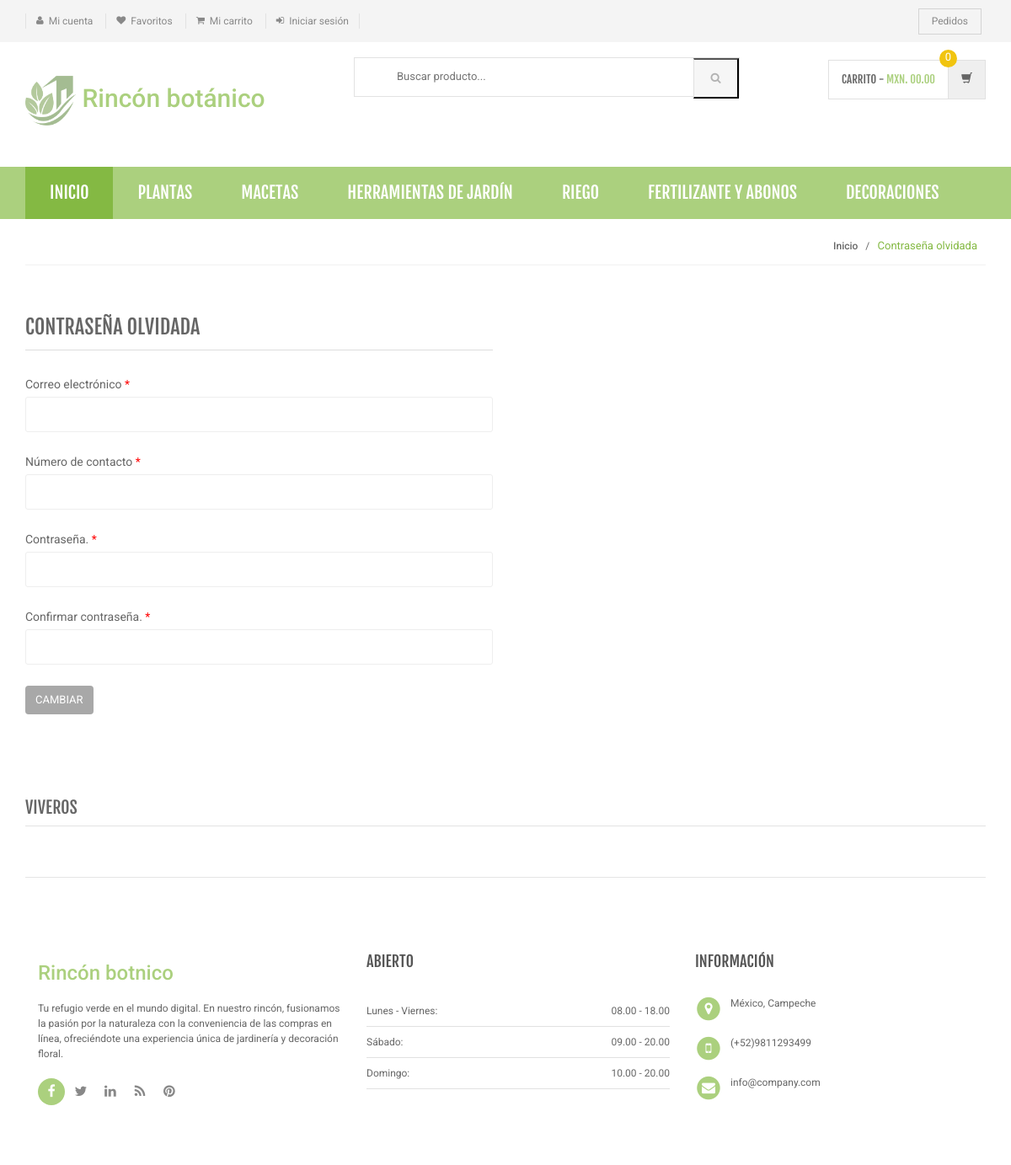
/forgot-password.php, run on the app's committed database.
### tables this page shows
CREATE TABLE `category` (
  `id` int(11) NOT NULL,
  `categoryName` varchar(255) DEFAULT NULL,
  `categoryDescription` longtext DEFAULT NULL,
  `creationDate` timestamp NOT NULL DEFAULT current_timestamp(),
  `updationDate` varchar(255) DEFAULT NULL
);

### includes/menu-bar.php (the view, shortened to what this page needs)
<div class="header-nav animate-dropdown">
    <div class="container">
        <div class="yamm navbar navbar-default" role="navigation">
            <div class="nav-bg-class">
                <div class="navbar-collapse collapse" id="mc-horizontal-menu-collapse">
	<div class="nav-outer">
		<ul class="nav navbar-nav">
			<li class="active dropdown yamm-fw">
				<a href="index.php" data-hover="dropdown" class="dropdown-toggle">Inicio</a>
			</li>
              <?php $sql=mysqli_query($con,"select id,categoryName  from category limit 6");
while($row=mysqli_fetch_array($sql))
{
    ?>
			<li class="dropdown yamm">
				<a href="category.php?cid=<?php echo $row['id'];?>"> <?php echo $row['categoryName'];?></a>
			</li>
			<?php } ?>
		</ul>
		<div class="clearfix"></div>
	</div>
</div>
            </div>
        </div>
    </div>
</div>

### assets/css/green.css (style rules this page uses)
a { color: #abd07e; }
.header-style-1 .header-nav { background: #abd07e; }
.cnt-home .header-style-1 .header-nav .navbar .navbar-nav > li.active { background: #84b943; }

### assets/css/lightbox.css (style rules this page uses)
body:after { content: url(../images/close.png) url(../images/loading.gif) url(../images/prev.png) url(../images/next.png); display: none; }

### assets/css/blue.css (style rules this page uses)
a { color: #3498db; }
.header-style-1 .header-nav { background: #3498db; }
.cnt-home .header-style-1 .header-nav .navbar .navbar-nav > li.active { background: #1d6ca1; }

### assets/css/red.css (style rules this page uses)
a { color: #ff6c6c; }
.header-style-1 .header-nav { background: #ff6c6c; }
.cnt-home .header-style-1 .header-nav .navbar .navbar-nav > li.active { background: #ff1a1a; }

### assets/css/orange.css (style rules this page uses)
a { color: #f39c12; }
.header-style-1 .header-nav { background: #f39c12; }
.cnt-home .header-style-1 .header-nav .navbar .navbar-nav > li.active { background: #ab6c09; }

### assets/css/dark-green.css (style rules this page uses)
a { color: #12cca7; }
.header-style-1 .header-nav { background: #12cca7; }
.cnt-home .header-style-1 .header-nav .navbar .navbar-nav > li.active { background: #0b816a; }

### data on the page
category: categoryName "PLANTAS"
category: categoryName "MACETAS"
category: categoryName "HERRAMIENTAS DE JARDÍN"
category: categoryName "RIEGO"
category: categoryName "FERTILIZANTE Y ABONOS"
category: categoryName "DECORACIONES"
